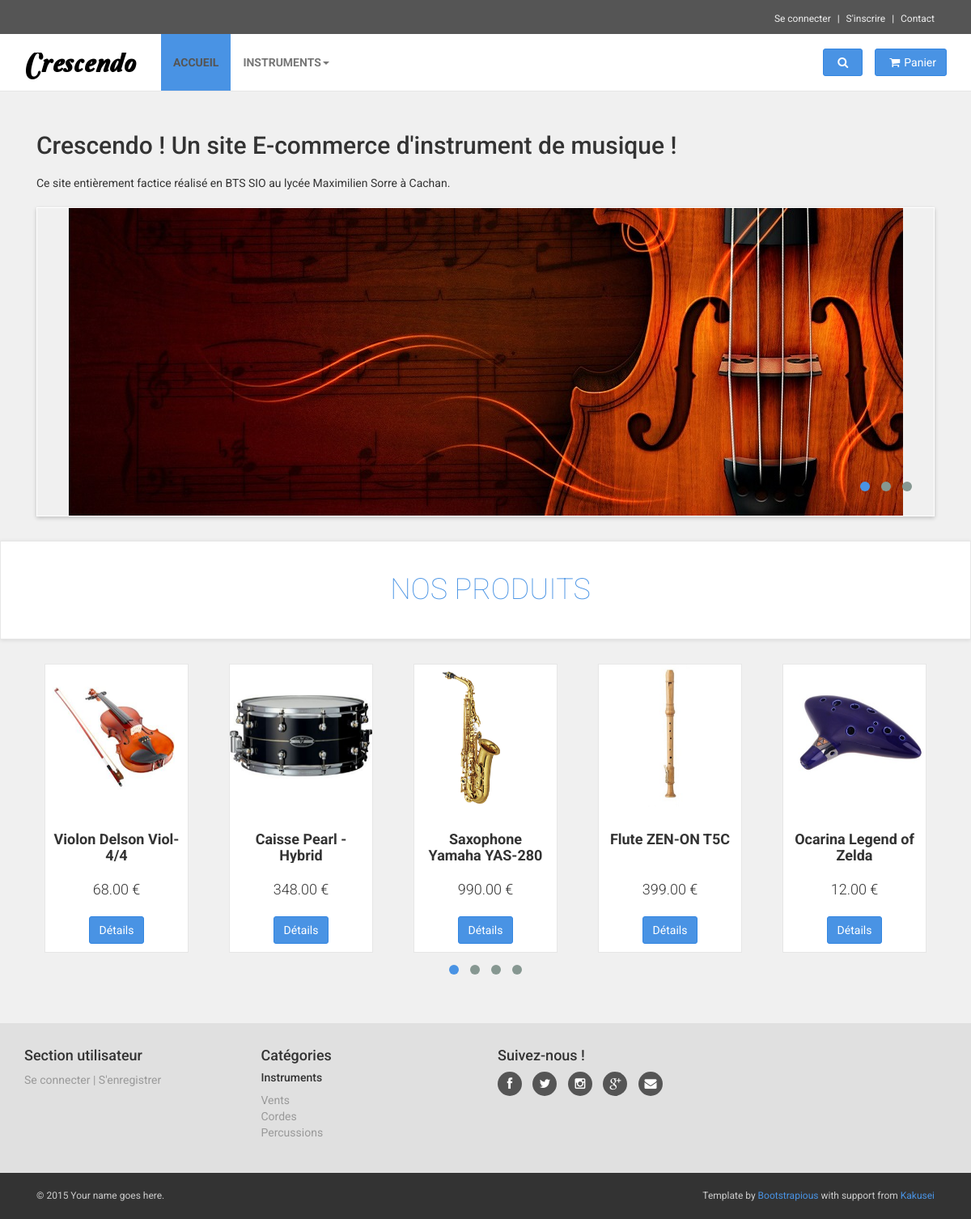
The page / on the database its author committed.
### tables this page shows
CREATE TABLE IF NOT EXISTS `instrument` (
  `IDINSTRU` varchar(128) NOT NULL,
  `IDCATEGORIE` varchar(128) NOT NULL,
  `NOMINSTRU` varchar(128) DEFAULT NULL,
  `IMAGEINSTRU` varchar(128) DEFAULT NULL,
  `PRIXINSTRU` decimal(13,2) DEFAULT NULL,
  `NBSTOCKINSTRU` bigint(4) DEFAULT NULL,
  `DESCRIPTIONINSTRU` varchar(255) DEFAULT NULL,
  PRIMARY KEY (`IDINSTRU`),
  KEY `I_FK_INSTRUMENT_CATEGORIE` (`IDCATEGORIE`)
);

### index.php (the view, shortened to what this page needs)
<?php
	$bdd = connect();
?>
<!DOCTYPE html>
<html lang="fr">
<head>
    <link href="css/font-awesome.css" rel="stylesheet">
    <link href="css/bootstrap.min.css" rel="stylesheet">
    <link href="css/animate.min.css" rel="stylesheet">
    <link href="css/owl.carousel.css" rel="stylesheet">
    <link href="css/owl.theme.css" rel="stylesheet">
    <link href="css/style.blue.css" rel="stylesheet" id="theme-stylesheet">
    <link href="css/sbcustom.css" rel="stylesheet">
</head>
<body>
<?php include_once("header.php"); ?>
<div id="all">
    <div id="content">
        <div class="container">
            <div class="col-md-12">
			<h2>Crescendo ! Un site E-commerce d'instrument de musique !</h2>
			<p>Ce site entièrement factice réalisé en BTS SIO au lycée Maximilien Sorre à Cachan.</p>
                <div id="main-slider">
                    <div class="item"><center><img src="img/slider1.jpg" alt="" class="img-responsive"></center></div>
                </div>
            </div>
        </div>
        <div id="hot">
            <div class="box">
                <div class="container">
                    <div class="col-md-12"><h2>Nos Produits</h2></div>
                </div>
            </div>
            <div class="container">
                <div class="product-slider">
					<?php
						$sql="select * from instrument";
						$res=$bdd->query($sql);
						while($produit = $res -> fetch(PDO::FETCH_OBJ))
						{
					?>
                    <div class="item">
                    <div class="product">
                        <div class="flip-container">
                            <div class="flipper">
                                <div class="front">
                                    <a name="idInstru"><img src="<?php echo $produit->IMAGEINSTRU ?>" alt="" class="img-responsive"></a>
                                </div>
                                <div class="back">
                                    <a name="idInstru"><img src="<?php echo $produit->IMAGEINSTRU ?>" alt="" class="img-responsive"></a>
                                </div>
                            </div>
                        </div>
                        <div class="text">
                            <h3><?php echo $produit->NOMINSTRU ?></h3>
                            <p class="price"><?php echo $produit->PRIXINSTRU." €" ?> </p>
							<form class="buttons" action="detailprod.php" method="POST">
								<button class="btn btn-primary" >Détails</button>
							</form>
                        </div>
                    </div>
                    </div>
					<?php
					}
					?>
                </div>
            </div>
        </div>
    </div>
<?php include_once("footer.php"); ?>
    <div id="copyright">
        <div class="container">
            <div class="col-md-6">
                <p class="pull-left">© 2015 Your name goes here.</p>
			</div>
            <div class="col-md-6">
                <p class="pull-right">Template by <a href="http://bootstrapious.com/e-commerce-templates">Bootstrapious</a> with support from <a href="https://kakusei.cz">Kakusei</a>
                </p>
            </div>
        </div>
    </div>
</div>
</body>
</html>

### header.php (shortened to what this page needs)
<div id="top">
       <div class="container">
           <div class="col-md-12" data-animate="fadeInDown">
               <ul class="menu">
                   <li><a href="#" data-toggle="modal" data-target="#login-modal">Se connecter</a>
                   </li>
                   <li><a href="inscription.php">S'inscrire</a>
                   </li>
                   <li><a href="contact.php">Contact</a>
                   </li>
               </ul>
           </div>
       </div>
   </div>
   <div class="navbar navbar-default yamm" role="navigation" id="navbar">
       <div class="container">
           <div class="navbar-header">
               <a class="navbar-brand home" href="index.php" data-animate-hover="bounce">
                   <img src="img/logo.png" alt="Obaju logo" class="hidden-xs">
               </a>
           </div>
           <div class="navbar-collapse collapse" id="navigation">
               <ul class="nav navbar-nav navbar-left">
                   <li class="active"><a href="index.php">Accueil</a></li>
                   <li class="dropdown yamm-fw">
                       <a href="#" class="dropdown-toggle" data-toggle="dropdown" data-hover="dropdown" data-delay="200">Instruments<b class="caret"></b></a>
                   </li>
					</ul>
           </div>
           <div class="navbar-buttons">
               <div class="navbar-collapse collapse right" id="basket-overview">
                   <a href="panier.php" class="btn btn-primary navbar-btn">
					<i class="fa fa-shopping-cart"></i><span class="hidden-sm">Panier <?php if(isset($_SESSION['panier'])){ echo "(".count($_SESSION['panier']).")"; }?></span></a>
               </div>
               <div class="navbar-collapse collapse right" id="search-not-mobile">
                   <button type="button" class="btn navbar-btn btn-primary" data-toggle="collapse" data-target="#search">
                       <i class="fa fa-search"></i>
                   </button>
               </div>
           </div>
       </div>
   </div>

### footer.php (shortened to what this page needs)
  <div id="footer" data-animate="fadeInUp">
      <div class="container">
          <div class="row">
              <div class="col-md-3 col-sm-6">
<h4>Section utilisateur</h4>
                  <ul>
                      <li><a href="inscription.php" data-toggle="modal" data-target="#login-modal">Se connecter | S'enregistrer</a>
                      </li>
                  </ul>
              </div>
              <div class="col-md-3 col-sm-6">
                  <h4>Catégories</h4>
                  <h5>Instruments</h5>
                  <ul>
                      <li><a href="cat-vent.php">Vents</a>
                      </li>
                      <li><a href="cat-corde.php">Cordes</a>
                      </li>
                      <li><a href="cat-percu.php">Percussions</a>
                      </li>
                  </ul>
              </div>
              <div class="col-md-3 col-sm-6">
                  <h4>Suivez-nous !</h4>
                  <p class="social">
                      <a href="#" class="facebook external" data-animate-hover="shake"><i class="fa fa-facebook"></i></a>
                      <a href="#" class="twitter external" data-animate-hover="shake"><i class="fa fa-twitter"></i></a>
                      <a href="#" class="instagram external" data-animate-hover="shake"><i class="fa fa-instagram"></i></a>
                      <a href="#" class="gplus external" data-animate-hover="shake"><i class="fa fa-google-plus"></i></a>
                      <a href="#" class="email external" data-animate-hover="shake"><i class="fa fa-envelope"></i></a>
                  </p>
              </div>
          </div>
      </div>
  </div>

### rows shown on the page
instrument: IMAGEINSTRU (picture), NOMINSTRU "Violon Delson Viol-4/4", PRIXINSTRU "68.00"
instrument: IMAGEINSTRU (picture), NOMINSTRU "Caisse Pearl - Hybrid…", PRIXINSTRU "348.00"
instrument: IMAGEINSTRU (picture), NOMINSTRU "Saxophone Yamaha YAS-280", PRIXINSTRU "990.00"
instrument: IMAGEINSTRU (picture), NOMINSTRU "Flute ZEN-ON T5C", PRIXINSTRU "399.00"
instrument: IMAGEINSTRU (picture), NOMINSTRU "Ocarina Legend of Zelda", PRIXINSTRU "12.00"
